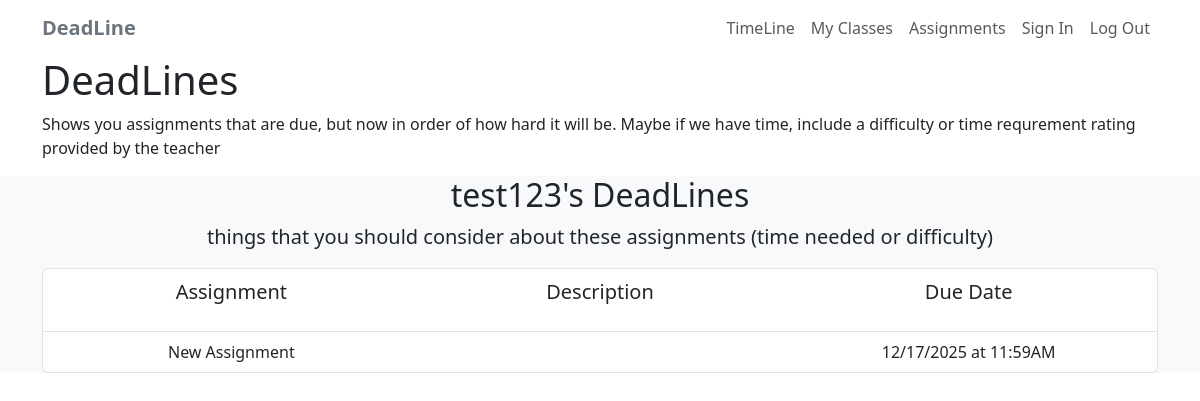
The app's page /deadlines (signed in), older data.
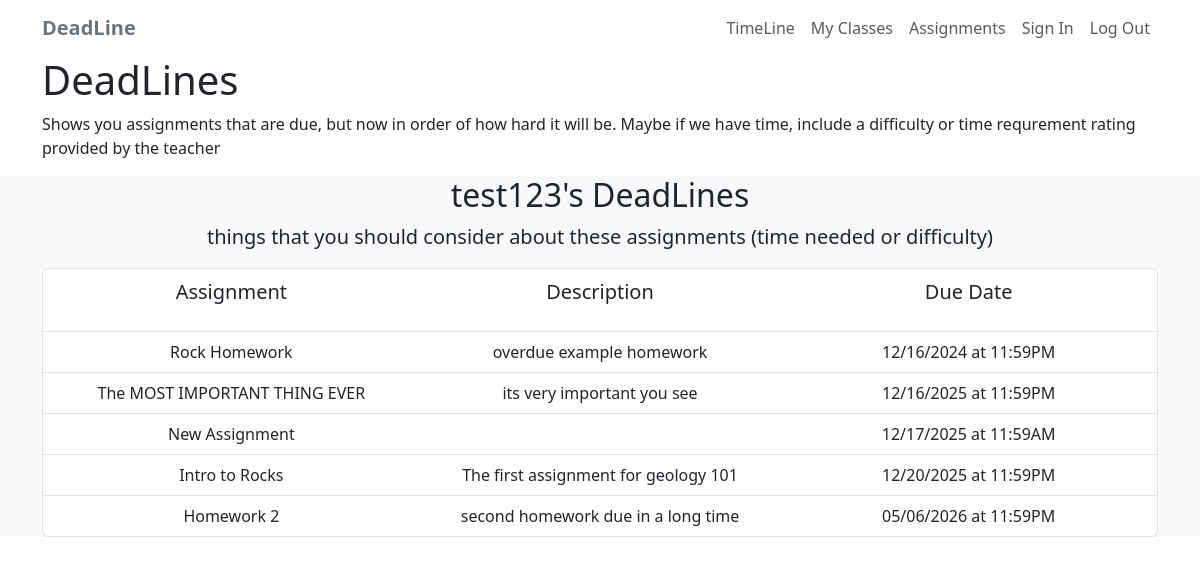
The same page, newer data.
### app/models.py (models this page shows, shortened)
class User(db.Model, UserMixin):
    id = db.Column(db.Integer, primary_key=True)
    username = db.Column(db.String(64), index=True, unique=True, nullable=False)
    email = db.Column(db.String(128), index=True, unique=True, nullable=False)
    password_hash = db.Column(db.String(128), nullable=False)

class Assignment(db.Model):
    id = db.Column(db.Integer, primary_key=True)
    title = db.Column(db.String(140), nullable=False)
    description = db.Column(db.Text)
    due_date = db.Column(db.DateTime, nullable=False)
    created_at = db.Column(db.DateTime, default=datetime.utcnow)
    creator_id = db.Column(db.Integer, db.ForeignKey('user.id'))
    creator = db.relationship('User', backref='created_assignments')
    class_id = db.Column(db.Integer, db.ForeignKey('class.id'), nullable=False)
    clazz = db.relationship('Class', backref='assignments')

### app/routes.py (the view)
@deadline_app.route('/deadlines')
@login_required
def deadlines():
    class_ids = _get_user_class_ids()
    if class_ids:
        assignments = (
            Assignment.query
            .filter(Assignment.class_id.in_(class_ids))
            .order_by(Assignment.due_date)
            .all()
        )
    else:
        assignments = []
    return render_template(
        'deadlines.html',
        title='DeadLines',
        assignments=assignments,
        now=datetime.now(),
    )

### app/__init__.py (called while the page is built)
def create_app():
    deadline_app = Flask(__name__)
    deadline_app.config.from_mapping(
        SECRET_KEY='shmortobius',
        SQLALCHEMY_DATABASE_URI='sqlite:///' + os.path.join(basedir, 'app.db'),
        SQLALCHEMY_TRACK_MODIFICATIONS=False
    )
    db.init_app(deadline_app)
    login_manager.init_app(deadline_app)
    login_manager.login_view = 'login'
    from app.models import User
    @login_manager.user_loader
    def load_user(user_id):
        return User.query.get(int(user_id))
    with deadline_app.app_context():
        from app import routes, models
        db.create_all()
    return deadline_app

### app/routes.py (called while the page is built)
def _get_user_class_ids():
    owned_classes = Class.query.filter_by(owner_id=current_user.id).all()
    member_classes = current_user.classes.all()  # many-to-many backref
    class_ids = {c.id for c in owned_classes + member_classes}
    return class_ids

### app/templates/deadlines.html
{% extends "layout.html" %}
{% block content %}
<div class="container">
    <h1>DeadLines</h1>
    <p>
        Shows you assignments that are due, but now in order of how hard it will be.
        Maybe if we have time, include a difficulty or time requrement rating provided
        by the teacher
    </p>
</div>
<section id="timeLineList" class="bg-light">
    <div class="container-lg">
        <div class="text-center">
            <h2>{{ current_user.username }}'s DeadLines</h2>
            <p class="lead">things that you should consider about these assignments (time needed or difficulty)</p>
        </div>
        <ul class="list-group">
            <li class="list-group-item text-center">
                <div class="row">
                    <div class="col">
                        <p class="lead">Assignment</p>
                    </div>
                    <div class="col">
                        <p class="lead">Description</p>
                    </div>
                    <div class="col">
                        <p class="lead">Due Date</p>
                    </div>
                </div>
            </li>
            {% if assignments %}
                {% for assignment in assignments %}
                    <li class="list-group-item text-center">
                        <div class="row">
                            <div class="col">
                                {{ assignment.title }}
                            </div>
                            <div class="col">
                                {{ assignment.description }}
                            </div>
                            <div class="col">
                                {{ assignment.due_date.strftime('%m/%d/%Y at %I:%M%p') }}
                            </div>
                        </div>
                    </li>
                {% endfor %}
            {% else %}
                    <li class="list-group-item">No assignments to show!</li>
            {% endif %}
        </ul>
    </div>
</section>
{% endblock %}

### app/templates/layout.html (shortened to what this page needs)
<!DOCTYPE html>
<html>
<head>
    <link rel="stylesheet" href="/static/content/style.css" />
    <link href="https://cdn.jsdelivr.net/npm/bootstrap@5.3.8/dist/css/bootstrap.min.css" rel="stylesheet">
</head>
<body>
    <nav class="navbar navbar-expand-md navbar-light">
        <div class="container">
            <a href="/" class="navbar-brand">
                <span class="fw-bold text-secondary">
                    DeadLine
                </span>
            </a>
            <div class="collapse navbar-collapse justify-content-end align-center" id="main-nav">
                <ul class="navbar-nav">
                    <li class="nav-item">
                        <a class="nav-link" href="/timeline">TimeLine</a>
                    </li>
                    <li class="nav-item">
                        <a class="nav-link" href="/classes">My Classes</a>
                    </li>
                    <li class="nav-item">
                        <a class="nav-link" href="/assignments">Assignments</a>
                    </li>
                    <li class="nav-item">
                        <a class="nav-link" href="/login">Sign In</a>
                    </li>
                    <li class="nav-item">
                        <a class="nav-link" href="/logout">Log Out</a>
                    </li>
                </ul>
            </div>
        </div>
    </nav>
    <div>
        {% block content %}
        {% endblock %}
    </div>
</body>
</html>

Row changes from the older to the newer data that the page shows:
added Assignment: title "Rock Homework", description "overdue example homework", due_date "12/16/2024 at 11:59PM"
added Assignment: title "The MOST IMPORTANT THING EVER", description "its very important you see", due_date "12/16/2025 at 11:59PM"
added Assignment: title "Intro to Rocks", description "The first assignment for geology 101", due_date "12/20/2025 at 11:59PM"
added Assignment: title "Homework 2", description "second homework due in a long time", due_date "05/06/2026 at 11:59PM"
